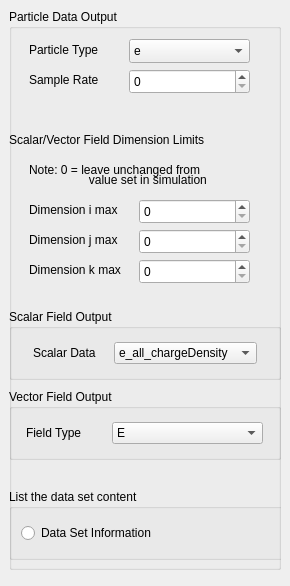
<?xml version="1.0" encoding="UTF-8"?>
<ui version="4.0">
 <class>PIConGPUReaderDialog</class>
 <widget class="QDialog" name="PIConGPUReaderDialog">
  <property name="geometry">
   <rect>
    <x>0</x>
    <y>0</y>
    <width>290</width>
    <height>586</height>
   </rect>
  </property>
  <property name="minimumSize">
   <size>
    <width>290</width>
    <height>586</height>
   </size>
  </property>
  <property name="windowTitle">
   <string>Dialog</string>
  </property>
  <widget class="QGroupBox" name="groupBox_2">
   <property name="geometry">
    <rect>
     <x>9</x>
     <y>9</y>
     <width>272</width>
     <height>561</height>
    </rect>
   </property>
   <property name="minimumSize">
    <size>
     <width>250</width>
     <height>125</height>
    </size>
   </property>
   <property name="title">
    <string>Particle Data Output</string>
   </property>
   <widget class="QComboBox" name="particleType_">
    <property name="geometry">
     <rect>
      <x>120</x>
      <y>30</y>
      <width>121</width>
      <height>24</height>
     </rect>
    </property>
    <property name="minimumSize">
     <size>
      <width>0</width>
      <height>0</height>
     </size>
    </property>
    <item>
     <property name="text">
      <string>e</string>
     </property>
    </item>
    <item>
     <property name="text">
      <string>p</string>
     </property>
    </item>
    <item>
     <property name="text">
      <string>None</string>
     </property>
    </item>
   </widget>
   <widget class="QLabel" name="label_3">
    <property name="geometry">
     <rect>
      <x>20</x>
      <y>33</y>
      <width>77</width>
      <height>16</height>
     </rect>
    </property>
    <property name="text">
     <string>Particle Type</string>
    </property>
   </widget>
   <widget class="QSpinBox" name="sampleRate_">
    <property name="geometry">
     <rect>
      <x>120</x>
      <y>60</y>
      <width>121</width>
      <height>25</height>
     </rect>
    </property>
    <property name="maximum">
     <number>1000000</number>
    </property>
   </widget>
   <widget class="QLabel" name="label_5">
    <property name="geometry">
     <rect>
      <x>20</x>
      <y>60</y>
      <width>121</width>
      <height>21</height>
     </rect>
    </property>
    <property name="text">
     <string>Sample Rate</string>
    </property>
   </widget>
   <widget class="QGroupBox" name="groupBox_3">
    <property name="geometry">
     <rect>
      <x>0</x>
      <y>300</y>
      <width>272</width>
      <height>71</height>
     </rect>
    </property>
    <property name="title">
     <string>Scalar Field Output</string>
    </property>
    <layout class="QGridLayout" name="gridLayout_2">
     <item row="0" column="1">
      <widget class="QLabel" name="label_4">
       <property name="enabled">
        <bool>true</bool>
       </property>
       <property name="sizePolicy">
        <sizepolicy hsizetype="Fixed" vsizetype="Preferred">
         <horstretch>0</horstretch>
         <verstretch>0</verstretch>
        </sizepolicy>
       </property>
       <property name="text">
        <string>Scalar Data</string>
       </property>
      </widget>
     </item>
     <item row="0" column="2">
      <widget class="QComboBox" name="scalarFieldComponent_">
       <property name="sizePolicy">
        <sizepolicy hsizetype="Fixed" vsizetype="Fixed">
         <horstretch>0</horstretch>
         <verstretch>0</verstretch>
        </sizepolicy>
       </property>
       <item>
        <property name="text">
         <string>e_all_chargeDensity</string>
        </property>
       </item>
       <item>
        <property name="text">
         <string>e_all_energyDensity</string>
        </property>
       </item>
       <item>
        <property name="text">
         <string>None</string>
        </property>
       </item>
      </widget>
     </item>
    </layout>
   </widget>
   <widget class="QGroupBox" name="groupBox_4">
    <property name="geometry">
     <rect>
      <x>0</x>
      <y>380</y>
      <width>272</width>
      <height>71</height>
     </rect>
    </property>
    <property name="title">
     <string>Vector Field Output</string>
    </property>
    <layout class="QGridLayout" name="gridLayout_3">
     <item row="0" column="1">
      <widget class="QComboBox" name="vectorFieldType_">
       <property name="sizePolicy">
        <sizepolicy hsizetype="Ignored" vsizetype="Fixed">
         <horstretch>0</horstretch>
         <verstretch>0</verstretch>
        </sizepolicy>
       </property>
       <property name="maximumSize">
        <size>
         <width>151</width>
         <height>16777215</height>
        </size>
       </property>
       <item>
        <property name="text">
         <string>E</string>
        </property>
       </item>
       <item>
        <property name="text">
         <string>B</string>
        </property>
       </item>
       <item>
        <property name="text">
         <string>None</string>
        </property>
       </item>
      </widget>
     </item>
     <item row="0" column="0">
      <widget class="QLabel" name="label_6">
       <property name="enabled">
        <bool>true</bool>
       </property>
       <property name="sizePolicy">
        <sizepolicy hsizetype="Ignored" vsizetype="Preferred">
         <horstretch>0</horstretch>
         <verstretch>0</verstretch>
        </sizepolicy>
       </property>
       <property name="minimumSize">
        <size>
         <width>1</width>
         <height>0</height>
        </size>
       </property>
       <property name="maximumSize">
        <size>
         <width>75</width>
         <height>16777215</height>
        </size>
       </property>
       <property name="text">
        <string>Field Type</string>
       </property>
      </widget>
     </item>
    </layout>
   </widget>
   <widget class="QGroupBox" name="groupBox_8">
    <property name="geometry">
     <rect>
      <x>0</x>
      <y>480</y>
      <width>411</width>
      <height>71</height>
     </rect>
    </property>
    <property name="title">
     <string>List the data set content</string>
    </property>
    <layout class="QVBoxLayout" name="verticalLayout_6">
     <item>
      <widget class="QRadioButton" name="dataSet_">
       <property name="text">
        <string>Data Set Information</string>
       </property>
      </widget>
     </item>
    </layout>
   </widget>
   <widget class="QSpinBox" name="Dim_i_max_">
    <property name="geometry">
     <rect>
      <x>130</x>
      <y>190</y>
      <width>111</width>
      <height>25</height>
     </rect>
    </property>
    <property name="maximum">
     <number>1000000</number>
    </property>
   </widget>
   <widget class="QLabel" name="label_7">
    <property name="geometry">
     <rect>
      <x>20</x>
      <y>190</y>
      <width>101</width>
      <height>21</height>
     </rect>
    </property>
    <property name="text">
     <string>Dimension i max</string>
    </property>
   </widget>
   <widget class="QLabel" name="label_8">
    <property name="geometry">
     <rect>
      <x>20</x>
      <y>220</y>
      <width>101</width>
      <height>21</height>
     </rect>
    </property>
    <property name="text">
     <string>Dimension j max</string>
    </property>
   </widget>
   <widget class="QSpinBox" name="Dim_j_max_">
    <property name="geometry">
     <rect>
      <x>130</x>
      <y>220</y>
      <width>111</width>
      <height>25</height>
     </rect>
    </property>
    <property name="maximum">
     <number>1000000</number>
    </property>
   </widget>
   <widget class="QLabel" name="label_9">
    <property name="geometry">
     <rect>
      <x>20</x>
      <y>250</y>
      <width>101</width>
      <height>21</height>
     </rect>
    </property>
    <property name="text">
     <string>Dimension k max</string>
    </property>
   </widget>
   <widget class="QSpinBox" name="Dim_k_max_">
    <property name="geometry">
     <rect>
      <x>130</x>
      <y>250</y>
      <width>111</width>
      <height>25</height>
     </rect>
    </property>
    <property name="maximum">
     <number>1000000</number>
    </property>
   </widget>
   <widget class="QLabel" name="label_10">
    <property name="geometry">
     <rect>
      <x>0</x>
      <y>120</y>
      <width>241</width>
      <height>21</height>
     </rect>
    </property>
    <property name="text">
     <string>Scalar/Vector Field Dimension Limits</string>
    </property>
   </widget>
   <widget class="QLabel" name="label_11">
    <property name="geometry">
     <rect>
      <x>20</x>
      <y>150</y>
      <width>241</width>
      <height>21</height>
     </rect>
    </property>
    <property name="text">
     <string>Note: 0 = leave unchanged from</string>
    </property>
   </widget>
   <widget class="QLabel" name="label_12">
    <property name="geometry">
     <rect>
      <x>20</x>
      <y>160</y>
      <width>241</width>
      <height>21</height>
     </rect>
    </property>
    <property name="text">
     <string>                  value set in simulation</string>
    </property>
   </widget>
  </widget>
 </widget>
 <resources/>
 <connections/>
</ui>
